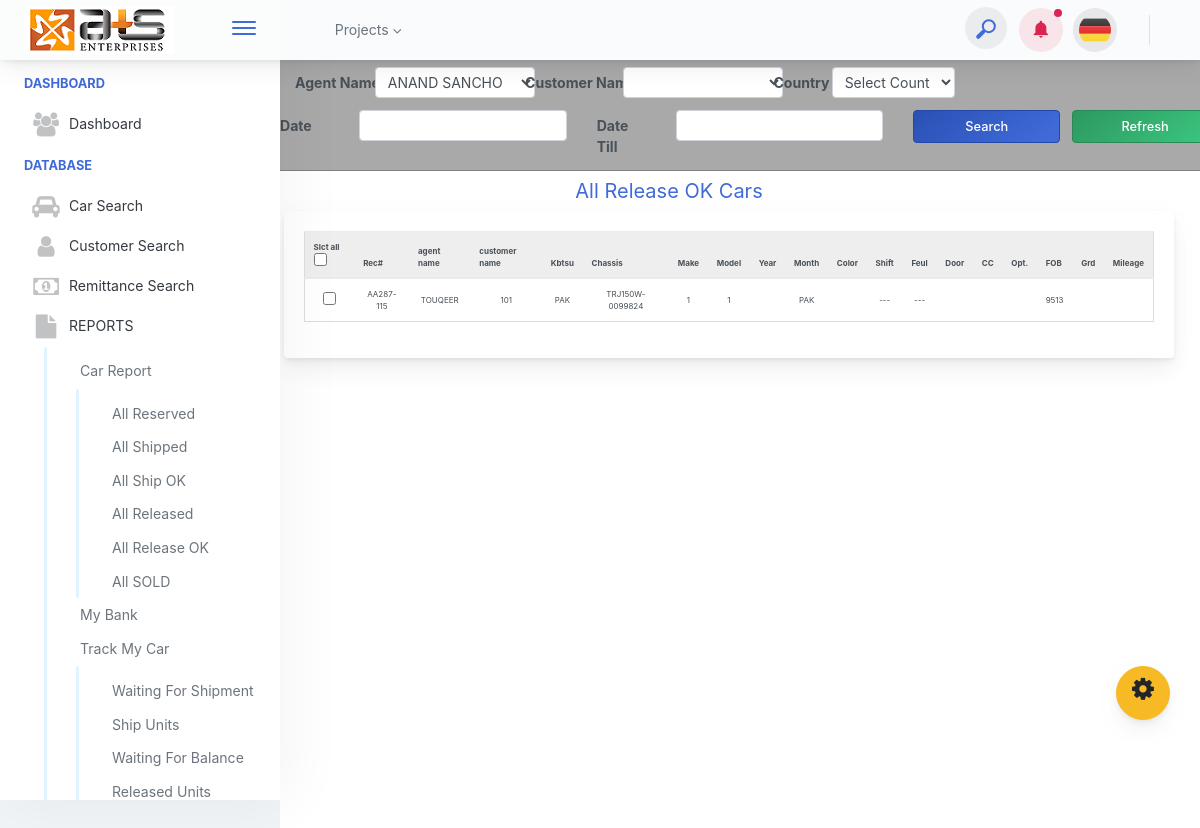
/all-release-ok.php, run on the app's committed database.
### tables this page shows
CREATE TABLE `ats_stock_reservation` (
  `id` int(11) NOT NULL,
  `recordno` varchar(100) NOT NULL,
  `date_from` varchar(100) NOT NULL,
  `date_till` varchar(100) NOT NULL,
  `customer` varchar(100) NOT NULL,
  `payment_per` varchar(100) NOT NULL,
  `memo` varchar(100) NOT NULL,
  `yard_charges` varchar(100) NOT NULL,
  `repair_charges` varchar(100) NOT NULL,
  `consignee_id` varchar(100) NOT NULL,
  `reservedpaymentstatus` varchar(100) NOT NULL DEFAULT 'NOT_CONFIRMED',
  `finalfob` varchar(100) NOT NULL,
  `agent_name` varchar(100) NOT NULL,
  `created_at` date DEFAULT NULL,
  `sold_status` date DEFAULT NULL,
  `payment` int(11) NOT NULL,
  `payment_status` varchar(100) NOT NULL
);

CREATE TABLE `ats_car_stock` (
  `ats_car_stock_id` int(11) NOT NULL,
  `ats_car_stock_rec_no` varchar(100) NOT NULL,
  `ats_car_stock_chassic_no` varchar(100) NOT NULL,
  `ats_car_stock_make` varchar(100) NOT NULL,
  `ats_car_stock_model` varchar(100) NOT NULL,
  `ats_car_stock_pkg` varchar(100) NOT NULL,
  `ats_car_stock_man_year` varchar(100) NOT NULL,
  `ats_car_stock_reg_year` varchar(100) NOT NULL,
  `ats_car_stock_color` varchar(100) NOT NULL,
  `ats_car_stock_shift` varchar(100) NOT NULL,
  `ats_car_stock_fuel` varchar(100) NOT NULL,
  `ats_car_stock_door` varchar(100) NOT NULL,
  `ats_car_stock_grade` varchar(100) NOT NULL,
  `ats_car_stock_engine_size` varchar(100) NOT NULL,
  `ats_car_stock_kobutsu` varchar(100) NOT NULL,
  `ats_car_stock_engine_no` varchar(100) NOT NULL,
  `ats_car_stock_seats` varchar(100) NOT NULL,
  `ats_car_stock_mileage_1` varchar(100) NOT NULL,
  `ats_car_stock_mileage_2` varchar(100) NOT NULL,
  `ats_car_stock_length` varchar(100) NOT NULL,
  `ats_car_stock_width` varchar(100) NOT NULL,
  `ats_car_stock_height` varchar(100) NOT NULL,
  `ats_car_stock_cubic_meter` varchar(100) NOT NULL,
  `ats_car_stock_weight` varchar(100) NOT NULL,
  `ats_car_stock_total_weight` varchar(100) NOT NULL,
  `ats_car_stock_max_loading` varchar(100) NOT NULL,
  `ats_car_stock_auction_house` varchar(100) NOT NULL,
  `ats_car_stock_lot_no` varchar(100) NOT NULL,
  `ats_car_stock_buying_price` varchar(100) NOT NULL,
  `ats_car_stock_buying_date` date NOT NULL,
  `ats_car_stock_country_location` varchar(100) NOT NULL,
  `ats_car_stock_city_location` varchar(100) NOT NULL,
  `ats_car_stock_option_ps` varchar(100) NOT NULL,
  `ats_car_stock_option_nv` varchar(100) NOT NULL,
  `ats_car_stock_option_ac` varchar(100) NOT NULL,
  `ats_car_stock_option_wab` varchar(100) NOT NULL,
  `ats_car_stock_option_rs` varchar(100) NOT NULL,
  `ats_car_stock_option_tv` varchar(100) NOT NULL,
  `ats_car_stock_option_rr` varchar(100) NOT NULL,
  `ats_car_stock_option_abs` varchar(100) NOT NULL,
  `ats_car_stock_option_ls` varchar(100) NOT NULL,
  `ats_car_stock_option_pw` varchar(100) NOT NULL,
  `ats_car_stock_option_sr` varchar(100) NOT NULL,
  `ats_car_stock_option_fog` varchar(100) NOT NULL,
  `ats_car_stock_option_ab` varchar(100) NOT NULL,
  `ats_car_stock_option_gg` varchar(100) NOT NULL,
  `ats_car_stock_option_bt` varchar(100) NOT NULL,
  `ats_car_stock_option_aw` varchar(100) NOT NULL,
  `ats_car_stock_other_option` varchar(100) NOT NULL,
  `ats_car_stock_auction_fees` varchar(100) NOT NULL,
  `ats_car_stock_rikuso` varchar(100) NOT NULL,
  `ats_car_stock_fob_charge` varchar(100) NOT NULL,
  `ats_car_stock_storage_charge` varchar(100) NOT NULL,
  `ats_car_stock_dhl_charge` varchar(100) NOT NULL,
  `ats_car_stock_radiation` varchar(100) NOT NULL,
  `ats_car_stock_thc_charge` varchar(100) NOT NULL,
  `ats_car_stock_vaining_charge` varchar(100) NOT NULL,
  `ats_car_stock_inspection_charge` varchar(100) NOT NULL,
  `ats_car_stock_freight_charge` varchar(100) NOT NULL,
  `ats_car_stock_other_charge` varchar(100) NOT NULL,
  `ats_car_stock_profit` varchar(100) NOT NULL,
  `ats_car_stock_discount` varchar(100) NOT NULL,
  `ats_car_stock_total_profit` varchar(100) NOT NULL,
  `ats_car_stock_your_profit` varchar(100) NOT NULL,
  `ats_car_stock_ats_profit` varchar(100) NOT NULL,
  `ats_car_stock_fob_price_yen` varchar(100) NOT NULL,
  `ats_car_stock_fob_price_us` varchar(100) NOT NULL,
  `ats_car_stock_cnf_price_yen` varchar(100) NOT NULL,
  `ats_car_stock_cnf_price_us` varchar(100) NOT NULL,
  `ats_car_stock_auction_sheet` varchar(100) NOT NULL,
  `ats_car_stock_auction_pics` varchar(100) NOT NULL,
  `ats_car_stock_masso_date` varchar(100) NOT NULL,
  `ats_car_stock_exp_cer_jp` longblob NOT NULL,
  `ats_car_stock_exp_cer_eng` varchar(100) NOT NULL,
  `ats_car_stock_inyard_date` varchar(100) NOT NULL,
  `ats_car_stock_inyard_pictures` varchar(100) NOT NULL,
  `ats_car_stock_reserve_date` date NOT NULL,
  `ats_car_stock_invoice_file` longblob NOT NULL,
  `ats_car_stock_sure_ok_date` varchar(100) NOT NULL,
  `ats_car_stock_tt_copy_file` longblob NOT NULL,
  `ats_car_stock_ship_date` date NOT NULL,
  `ats_car_stock_vessel_name` varchar(100) NOT NULL,
  `ats_car_stock_voyage` varchar(100) NOT NULL,
  `ats_car_stock_ship_ok_date` date NOT NULL,
  `ats_car_stock_ship_invoice_file` varchar(100) NOT NULL,
  `ats_car_stock_ship_order_file` varchar(100) NOT NULL,
  `ats_car_stock_bl_date` varchar(100) NOT NULL,
  `ats_car_stock_bl_number` varchar(100) NOT NULL,
  `ats_car_stock_bl_file` longblob NOT NULL,
  `ats_car_stock_release_ok_date` date NOT NULL,
  `ats_car_stock_bal_tt_copy_file` longblob NOT NULL,
  `ats_car_stock_dhl_date` varchar(100) NOT NULL,
  `ats_car_stock_tracking_number` varchar(100) NOT NULL,
  `ats_car_stock_dhl_link` varchar(100) NOT NULL,
  `ats_car_stock_inspection_date` varchar(100) NOT NULL,
  `ats_car_stock_inspection_cer_file` varchar(100) NOT NULL,
  `ats_car_stock_createdBy` varchar(100) NOT NULL,
  `ats_car_stock_createdAt` varchar(100) NOT NULL,
  `ats_car_stock_updatedBy` varchar(100) NOT NULL,
  `ats_car_stock_updatedAt` varchar(100) NOT NULL,
  `ats_car_stock_status` varchar(100) NOT NULL,
  `ats_car_stock_shape` varchar(100) NOT NULL,
  `stock_port` varchar(100) NOT NULL,
  `shipmenttype` varchar(100) NOT NULL,
  `conversionrate` varchar(100) NOT NULL,
  `extra_transportatiom` varchar(100) NOT NULL,
  `stock_type` varchar(100) NOT NULL,
  `stock_total_expences` varchar(100) NOT NULL,
  `stock_country_slab` varchar(100) NOT NULL,
  `sell_person_1` varchar(100) NOT NULL,
  `customer_1` varchar(100) NOT NULL,
  `sell_person_2` varchar(100) NOT NULL,
  `customer_2` varchar(100) NOT NULL,
  `sell_person_3` varchar(100) NOT NULL,
  `customer_3` varchar(100) NOT NULL,
  `Final_customer` varchar(100) NOT NULL,
  `final_agent` varchar(100) NOT NULL,
  `final_status` varchar(100) NOT NULL,
  `project` varchar(100) NOT NULL,
  `recordno1` varchar(100) NOT NULL,
  `port_of_loding` varchar(100) NOT NULL,
  `port_of_discharge` varchar(100) NOT NULL,
  `ship_name` varchar(100) NOT NULL
);

### all-release-ok.php (the view, shortened to what the rows shown need)
<?php
include("top.php");
include("connection_db.php");
$query_reserved=mysqli_query($connection,"select * from ats_stock_reservation  ORDER BY id DESC");
?>
            <div class="app-main__outer">
                <div class="app-main__inner p-0">
                    <div class="app-inner-layout chat-layout">
                        <div style="margin-top: -1.2%; box-shadow: none; margin-right:-53px; width:100%;" class="app-inner-layout__wrapper row-fluid no-gutters">
                            <div class="tab-content app-inner-layout__content card">
                                <div style="margin-left: -71px;" class="container">
                                    <div class="row">
                                        <div style="margin-left:6.5%;" class="col-lg-12">
                                            <div class="main-card card">
                                                <div class="card-body">
                                                    <div class="table-responsive" id="table">
                                                    <table style="font-size: 8px;" class="table" id="myTable">
                                                            <thead>
                                                                <tr>
                                                                    <th>Slct all<input type="checkbox" onclick="toggle(this);" /></th>
                                                                    <th>Rec#</th>
                                                                    <th >agent name</th>
                                                                   <th >customer name</th>
                                                                    <th>Kbtsu</th>
                                                                    <th>Chassis&nbsp;&nbsp;&nbsp;&nbsp;&nbsp;&nbsp;&nbsp;&nbsp;&nbsp;&nbsp;&nbsp;&nbsp;&nbsp;</th>
                                                                    <th>Make</th>
                                                                    <th>Model</th>
                                                                    <th>Year</th>
                                                                    <th>Month</th>
                                                                    <th>Color</th>
                                                                    <th>Shift</th>
                                                                    <th>Feul</th>
                                                                    <th>Door</th>
                                                                    <th>CC</th>
                                                                    <th style="text-align: center;">Opt.</th>
                                                                    <th>FOB</th>
                                                                    <th>Grd</th>
                                                                    <th>Mileage</th>
                                                                </tr>
                                                            </thead>
                                                            <tbody>
                                                                <?php
                                                                    while($rowreserved=mysqli_fetch_array($query_reserved))
                                                                    {
                                                                        $querycar=mysqli_fetch_row(mysqli_query($connection,"select * from ats_car_stock where ats_car_stock_rec_no='".$rowreserved[1]."' AND ats_car_stock_release_ok_date<>'' "));
                                                                        if($querycar >0)
                                                                        {
                                                                ?>
                                                                <tr>
                                                                    <td><input type="checkbox" /></td>
                                                                    <td><?php echo $rowreserved[1]?></td>
                                                                    <td ><?php echo $rowreserved[12]?></td>
                                                                    <td ><?php echo $rowreserved[4]?></td>
                                                                    <td><?php echo $querycar[14]?></td>
                                                                    <td><?php echo $querycar[2]?></td>
                                                                    <td><?php echo $querycar[3]?></td>
                                                                    <td><?php echo $querycar[4]?></td>
                                                                    <td><?php echo $querycar[6]?></td>
                                                                    <td><?php echo $querycar[14]?></td>
                                                                    <td><?php echo $querycar[8]?></td>
                                                                    <td><?php echo $querycar[9]?></td>
                                                                    <td><?php echo $querycar[10]?></td>
                                                                    <td><?php echo $querycar[11]?></td>
                                                                    <td><?php echo $querycar[13]?></td>
                                                                    <td>
                                                                    </td>
                                                                    <td><?php echo $querycar[66]?></td>
                                                                    <td><?php echo $querycar[12]?></td>
                                                                    <td><?php echo $querycar[17]?></td>
                                                                </tr>
                                                                <?php
                                                                        }
                                                                    }
                                                                ?>
                                                            </tbody>
                                                        </table>
                                                    </div>
                                                </div>
                                            </div>
                                        </div>
                                    </div>
                                </div>
                            </div>
                        </div>
                    </div>
                </div>
            </div>
<?php
include("bottom.php");
?>

### data on the page
ats_stock_reservation: recordno "AA287-115", agent_name "TOUQEER", customer "101", ats_car_stock.ats_car_stock_kobutsu "PAK", ats_car_stock.ats_car_stock_chassic_no "TRJ150W-0099824", ats_car_stock.ats_car_stock_make "1", ats_car_stock.ats_car_stock_model "1", ats_car_stock.ats_car_stock_shift "---", ats_car_stock.ats_car_stock_fuel "---", ats_car_stock.ats_car_stock_fob_price_us "9513"

### other printed values
form field get_all_reserved_reports_agent_name "ANAND SANCHO"
